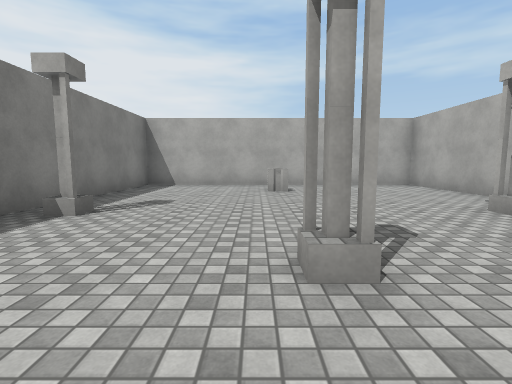
View 1 (above)

24 first-person views from a walk through a 3-D level made in the Unity game engine. The camera is 1.3 m above the floor, tilts 6° down and sees 85° across. The floor is counted in squares, 2 m on a side. Each view is taken from the middle of a square. On the plan, view 1 faces up. The plan holds only what a view shows up to about 9 squares ahead; the rest is blank. The place goes on beyond the plan. Some surface patterns are stand-ins.

View 2
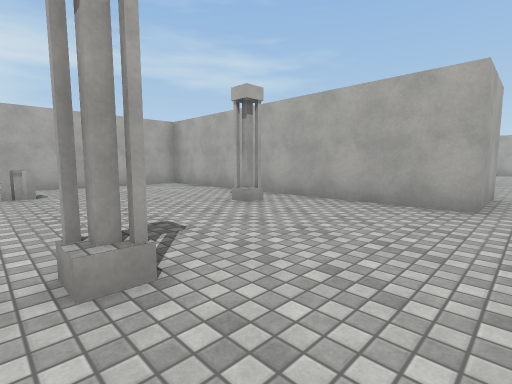

View 3
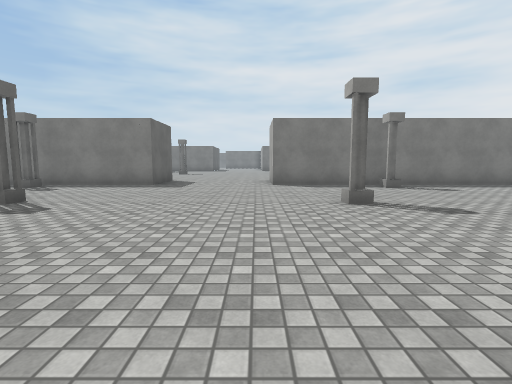

View 4
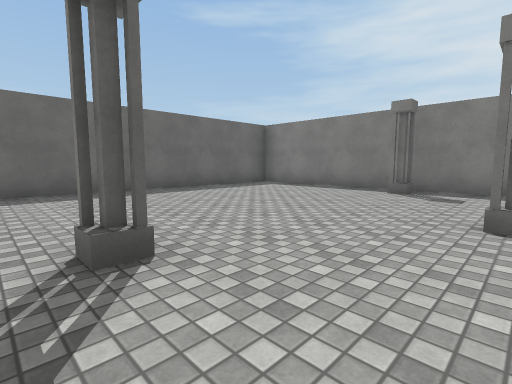

View 5
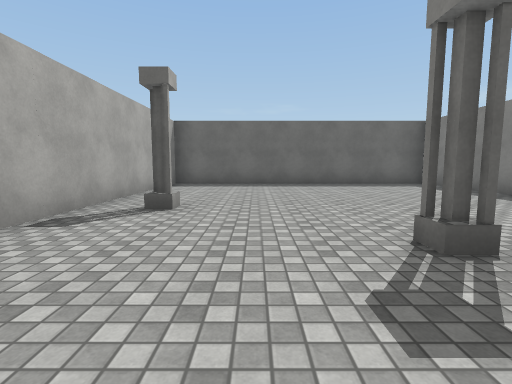

View 6
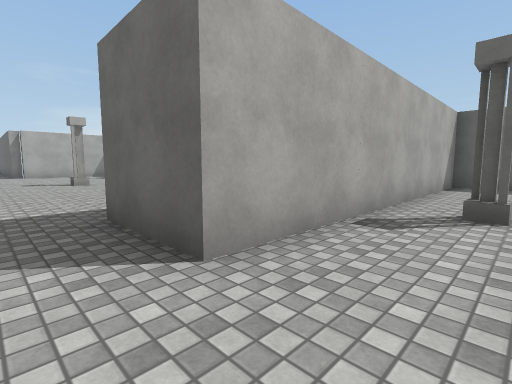

View 7
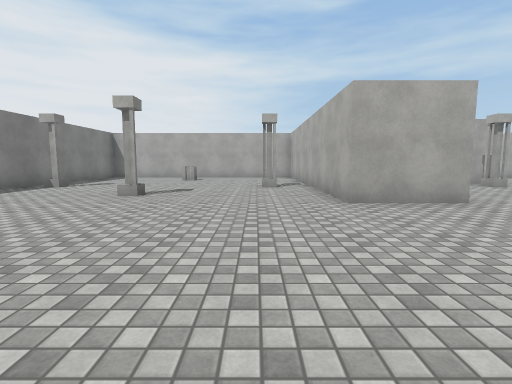

View 8
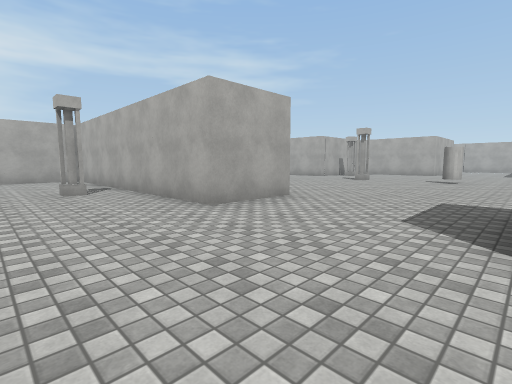

View 9
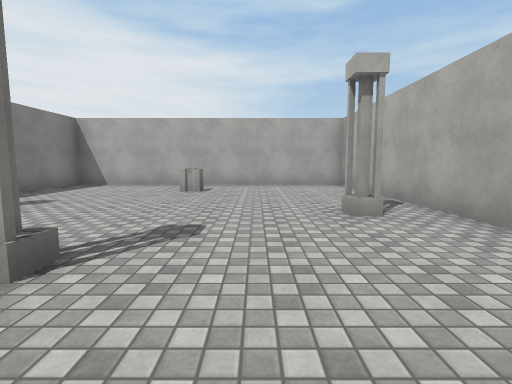

View 10
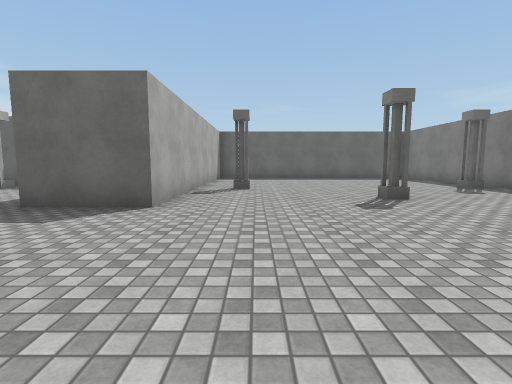

View 11
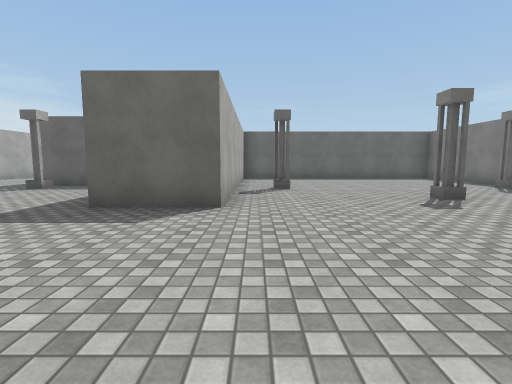

View 12
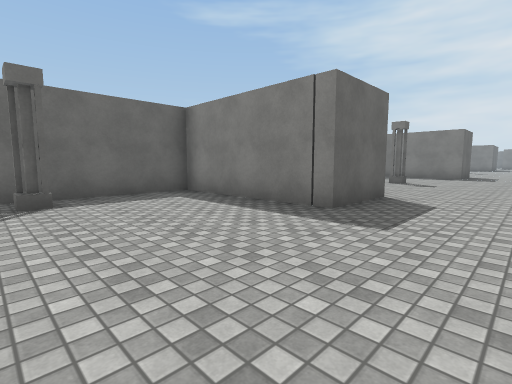

View 13
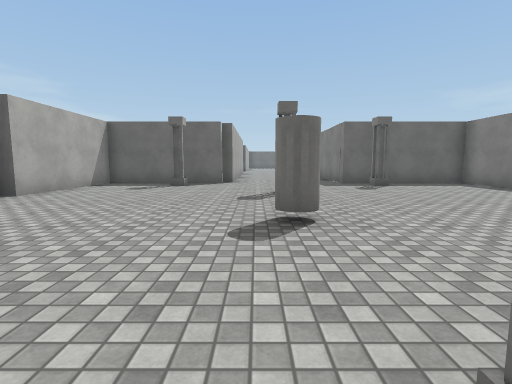

View 14
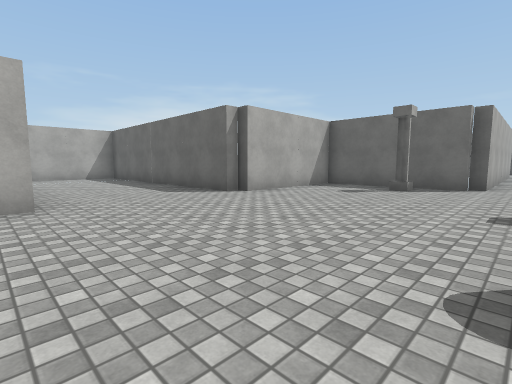

View 15
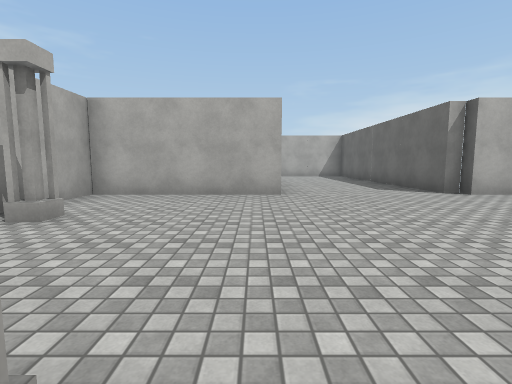

View 16
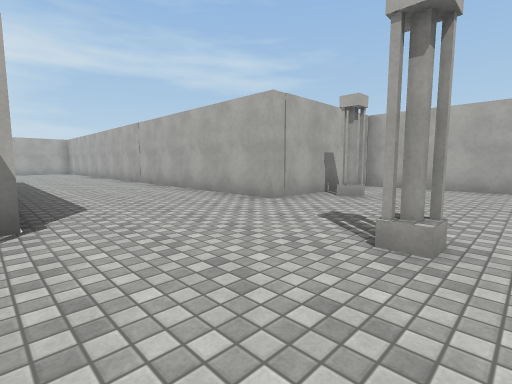

View 17
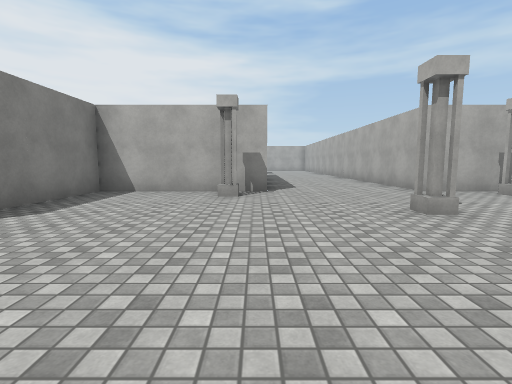

View 18
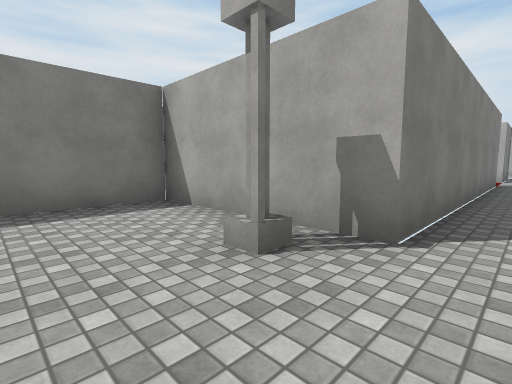

View 19
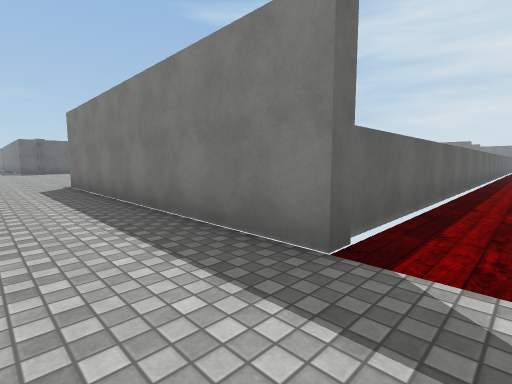

View 20
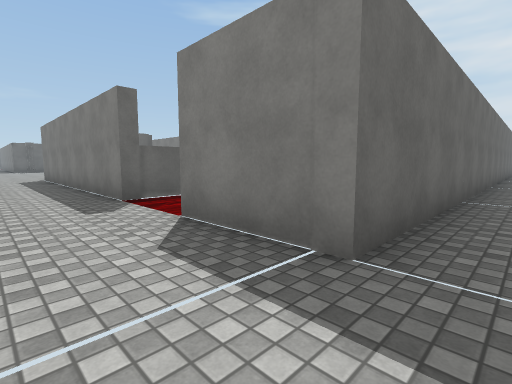

View 21
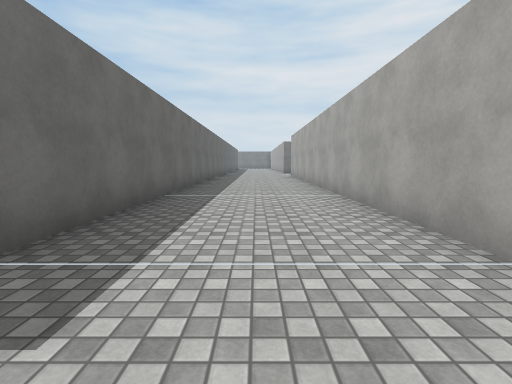

View 22
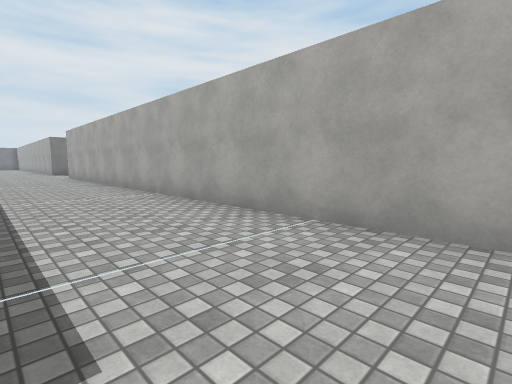

View 23
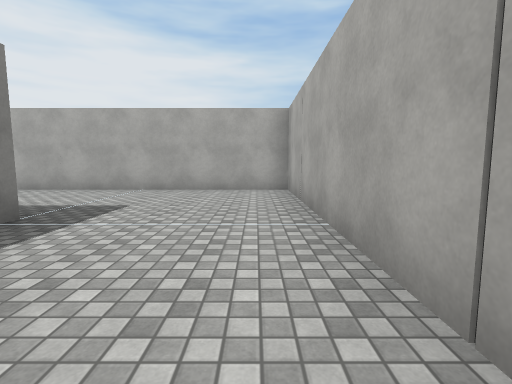

View 24
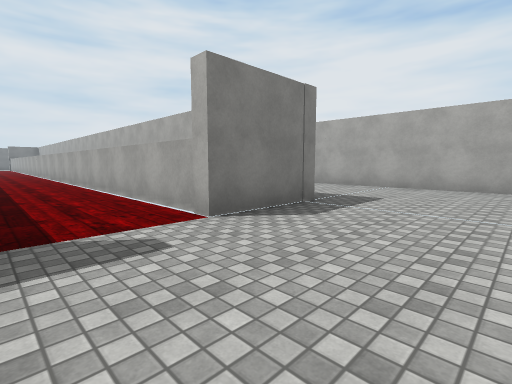

### Floor plan
Points are (right, up) in squares from view 1. A wall is a line through its corners. A room is listed if a view was taken in it or the views show most of it. See-through windows are left out.
Room 1 (views 1, 2, 4, 5, 6, 7, 8, 9, 10, 11)
walls: (-4.1, -3) (-3.2, -3) (-3.2, -10.7) (4.5, -10.7) (4.5, -3); (4.5, 0.5) (4.5, 7.5); (4.5, 8.2) (-3.2, 8.2) (-3.2, 0.5)
Room 2 (views 3, 12, 13, 14, 15, 16, 17, 18, 19, 20, 21, 22, 23, 24)
walls: (17.6, 0.4) (17.6, 4.3) (13.8, 4.3) (13.8, 10.1); (6.5, 0.5) (4.5, 0.5); (14, -6.9) (17.6, -6.9) (17.6, -3) (21.8, -3); (4.5, -3) (6.4, -3) (6.4, -6.9) (10.2, -6.9); (13.8, 13.8) (13.8, 19.7) (1.9, 19.7); (13.8, -11) (13.8, -7.1); (0.2, 11.9) (10.2, 11.9) (10.2, 4.3) (6.4, 4.3) (6.4, 1.8); (0, 16.2) (10.2, 16.2) (10.2, 14) (2.1, 14)
objects: other object (9, 4); other object (10, -6); other object (15, -6); other object (15, 4)

Positions as (right, up) in squares from view 1, and headings:
1: (0, 0), facing up
2: (0, 0), facing up-right
3: (5, 0), facing left
4: (4, -4), facing down-left
5: (2, -2), facing down
6: (3, -2), facing down-right
7: (3, -4), facing up
8: (2, -3), facing up-right
9: (2, 0), facing up
10: (3, 1), facing down
11: (4, 1), facing down
12: (10, -1), facing down-left
13: (13, 2), facing down
14: (13, 1), facing down-right
15: (12, 1), facing right
16: (10, 1), facing up-right
17: (10, -2), facing up
18: (11, 2), facing up-left
19: (12, 13), facing down-left
20: (12, 17), facing down-left
21: (12, 18), facing left
22: (12, 17), facing up-left
23: (13, 13), facing up
24: (13, 12), facing up-left
